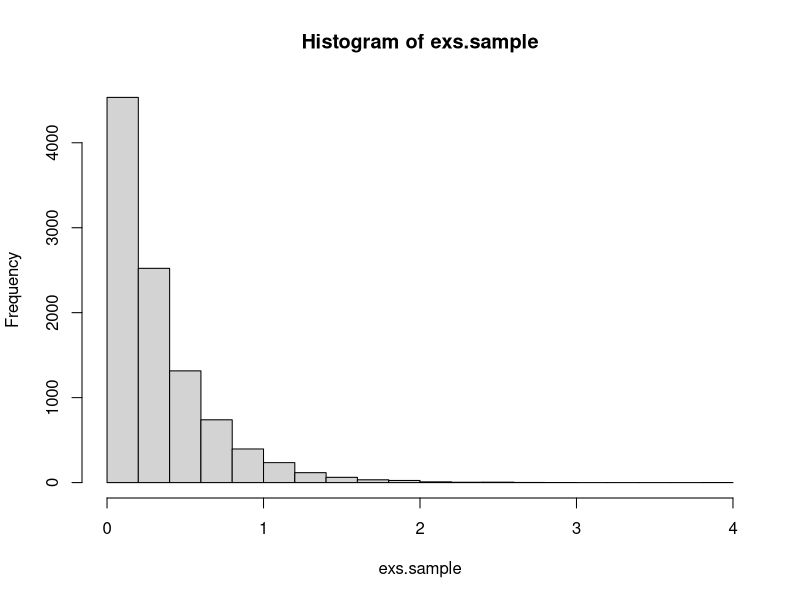
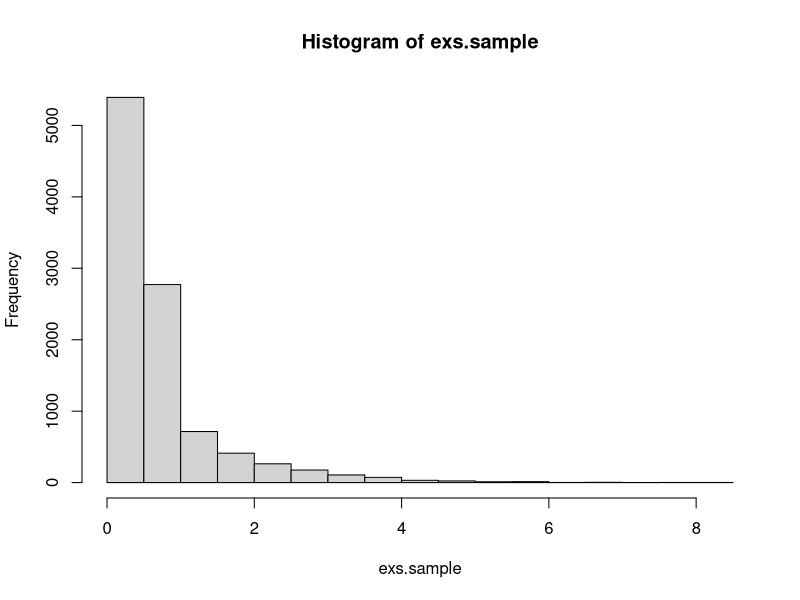
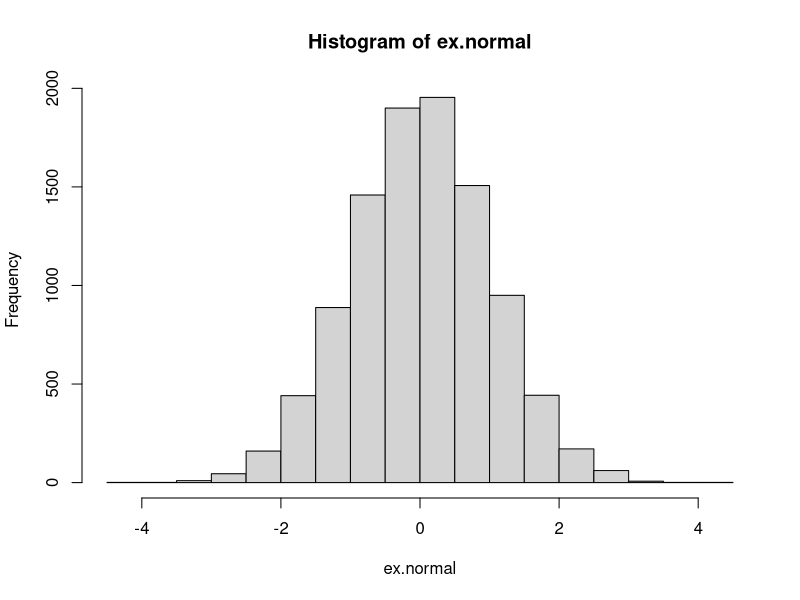
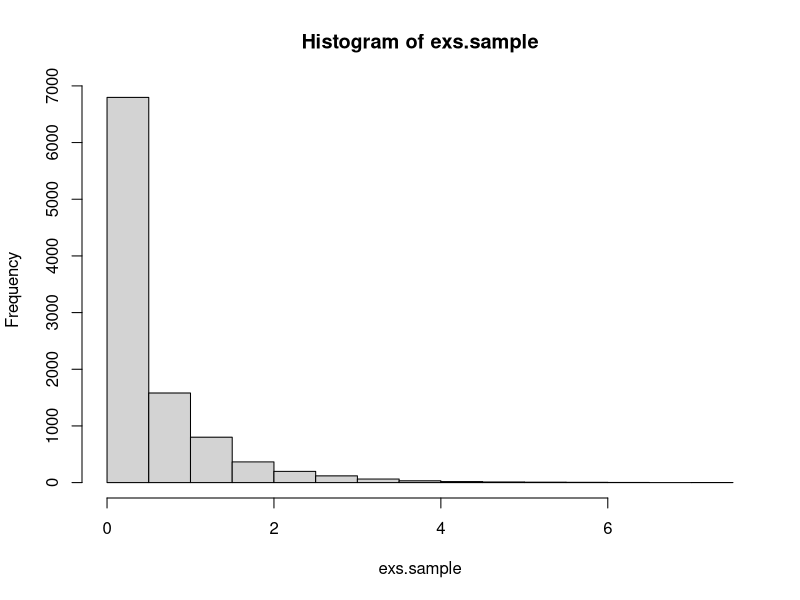
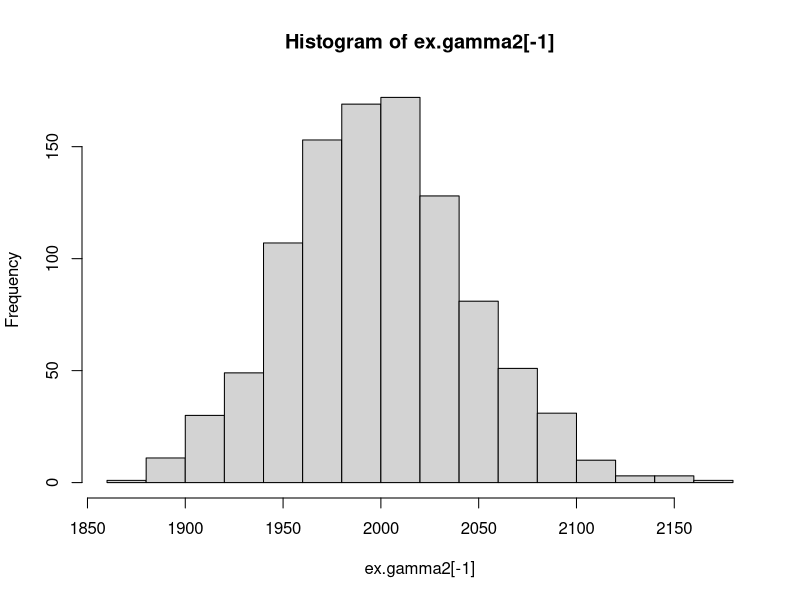
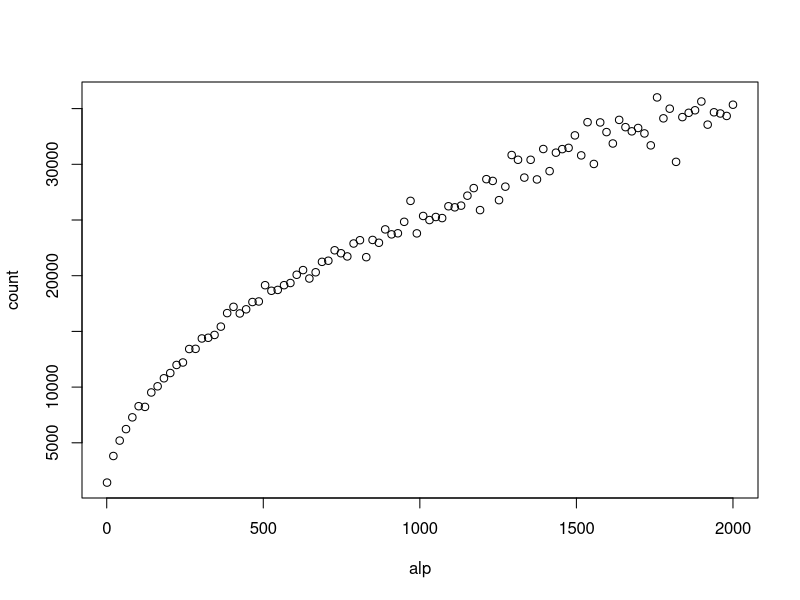
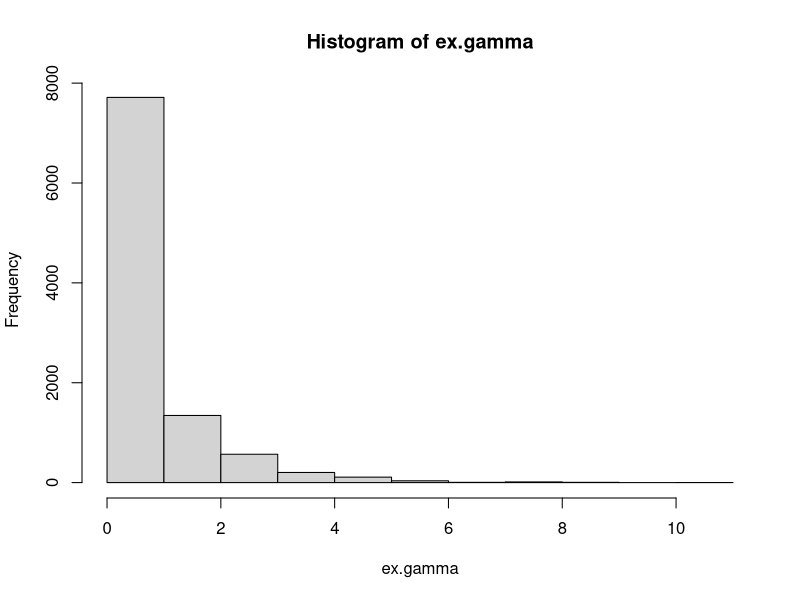
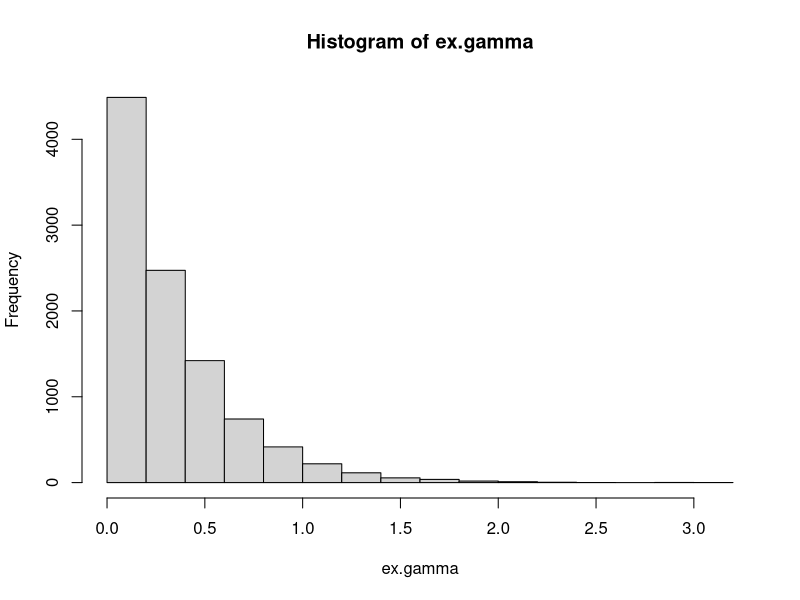

Here is the R script that generated these plots, in order:
## ---- chunk 1
knitr::opts_chunk$set(echo = TRUE)
## ---- chunk 2
#This function returns a vector of n independent samples from the exponential distribution with rate parameter lam, generated from the inverse cumulative distribution. 
random.exp <- function(n,lam){
  return(-1/lam * log(runif(n)))
}
## ---- chunk 3
#Testing function
test.function <- function(n,func,arg,amean,avar){
  exs.sample=func(n,arg)
  cat("Empirical mean:", mean(exs.sample), "Analytical mean:",amean, "\n")
  cat("Empirical variance:", var(exs.sample), "Analytical variance:",avar,"\n")
  hist(exs.sample)
}

lam <- 3
test.function(10000,random.exp,lam,1/lam,1/lam^2)

## ---- chunk 4

#Function for normalising constant in g distribution given parameter a (alpha).
c.g <- function(a){
  return (a*exp(1)/(a+exp(1)))
}

#This function returns a vector of n independent samples from the g distribution with parameter a (=alpha), generated from the inverse cumulative distribution. 
random.g <- function(n,a){
  c <- c.g(a) #Normalising constant
  u <- runif(n)
  x <- rep(0,n)
  for (i in 1:n){
    if (u[i]<c/a){
      x[i] <- (a*u[i]/c)^(1/a)
    }
    else{
      x[i] <- (-log(1/a + exp(-1) - u[i]/c))
    }
  }
  return(x)
}

## ---- chunk 5

#Testing funtion
a <- .6
c <- c.g(a)
g.mean <- c/(a+1)+2*c*exp(-1) #analytical mean
g.var <- c*(1/(a+2)+ 5*exp(-1)) - g.mean^2 #analytical variance
test.function(10000,random.g,a,g.mean,g.var)
## ---- chunk 6
#This function returns a vector of n independent samples from the standard normal distribution, generated by the Box-Müller algorithm
random.norm <- function(n){
  x1 <- runif(n)*2*pi
  x2 <- random.exp(n,.5)
  return(sqrt(x2)*cos(x1))
}

#Testing function
ex.normal=random.norm(10000)
cat("Empirical mean:", mean(ex.normal), "Analytical mean:",0.0, "\n")
cat("Empirical variance:", var(ex.normal), "Analytical variance:",1.0,"\n")
hist(ex.normal)
## ---- chunk 7
#This function returns a sample from the d-variate normal distribution with mean mu and covariance S, transformed from standard normal samples. 
random.multinorm <- function(d,mu,S){
  x <- random.norm(d)
  A <- t(chol(S)) #transpose to get lower triangular cholesky matrix
  return(mu + A%*%x)
}

#Testing function
d = 3
N = 10000
sigma <- cbind(c(3,1,0), c(1,3,1), c(0,1,3)) #if d=3
# sigma <- cbind(c(2,1),c(1,2))                  #if d=2
mu <- seq(1,d)
multinormal.sample <- matrix(NA,N,d)
for (i in 1:N){
  multinormal.sample[i,] <- random.multinorm(d, mu, sigma)
}
mu
colMeans(multinormal.sample)
sigma
var(multinormal.sample)
## ---- chunk 8
#Acceptance probability
accept_prob <- function(x,a){ 
  if (x<1)
      return (exp(-x))
    else 
      return (x^(a-1))
}
## ---- chunk 9
#This function returns a vector of n independent samples from the gamma distribution with 0<a<1, beta=1, generated by the Rejection sampling
random.gamma1 <- function(n,a){ 
  x=rep(0,n)
  for (i in 1:n){
    finish = 0
    while(finish==0){  
      # Sample from the proposal distribution, g(x) (x>=0)
      sample.x = random.g(1,a)
      # Compute the acceptance probability alpha
      alpha=accept_prob(sample.x,a)
      # Generate a helping variable U from a uniform(0,1)
      u = runif(1, 0, 1)
      # Check if we accept it
      if(u <= alpha){
        x[i]=sample.x
        finish=1
      }
    }
  }
  return (x)
}

#Testing function
alpha=0.5
test.function(10000,random.gamma1,alpha,alpha,alpha)
## ---- chunk 10
logf <- function(u,alpha){ #log of f* with u=log(x)
  return (u*(alpha-1)-exp(u))
}

sample <- function(ab){ #This function sample from the distribution of log(x), using the invers of the cumulative distribution. 
  u=log(runif(1,0,1))
  return (ab+u)
}
## ---- chunk 11
#This function returns a vector of n independent samples from the gamma distribution with a>1, beta=1, generated by the ratio of uniforms method on log-scale. 
random.gamma2 <- function(n,alpha){
  count=0 #count how many tries the algorithm needs to generate n realisations
  x=rep(0,n)
  a=(alpha-1)/2*(log(alpha-1)-1)
  b=(alpha+1)/2*(log(alpha+1)-1)
  for (i in 1:n){
    inside=FALSE
    while (inside==FALSE){
      u1=sample(a) 
      u2=sample(b)
      u=u2-u1
      test=0.5*logf(u,alpha)
      inside=test>=u1 
      count=count+1
    }
    x[i] = u
  }
  vec=c(count,exp(x)) #count + n realisations
}

#Testing function 
alpha=2000
ex.gamma2=random.gamma2(1000,alpha)
cat("Empirical mean:",mean(ex.gamma2[-1]), "Analytical mean:",alpha, "\n")
cat("Empirical variance:", var(ex.gamma2[-1]), "Analytical variance:",alpha,"\n")
hist(ex.gamma2[-1])
## ---- chunk 12
#Generate a plot with values of alpha on the x-axis and the number of tries used on the y-axis. 
plot.count <- function(nsample, n){
  count=rep(0,n)
  alp=seq(1.01,2000,length.out=n)
  for (i in 1:n){
    alpha=alp[i]
    c=random.gamma2(nsample,alpha)[1]
    count[i]=c
  }
  plot(alp,count)
}
plot.count(1000,100)
## ---- chunk 13
##This function returns a vector of n independent samples from the gamma distribution with parameters alpha and beta. 
random.gamma <- function(n, alpha, beta){
  if (alpha==1){
    x=random.exp(n,alpha) #sample from exponential distribution
  }
  else if (alpha<1){
    x=random.gamma1(n,alpha) 
  }
  else {
    x=random.gamma2(n,alpha)[-1] #ignoring the first element, which is the number of tries. 
  }
  return (x/beta) #Transform from x-Ga(alpha,1) to x/beta-Ga(alpha,beta)
}

#Testing function 
test.gamma <- function(n,alpha, beta){
  ex.gamma=random.gamma(n,alpha,beta)
  amean=alpha/beta #analytical mean
  avar=alpha/beta^2 #analytical variance
  cat("Empirical mean:", mean(ex.gamma), "Analytical mean:",amean, "\n")
  cat("Empirical variance:", var(ex.gamma), "Analytical variance:",avar,"\n")
  hist(ex.gamma)
}

test.gamma(10000,alpha=0.5,beta=0.7)
test.gamma(10000,alpha=1,beta=3) 
test.gamma(10000,alpha=4,beta=10)
## ---- chunk 14
##This function generates one realisation from Dirichlet distribution with parameter vector alpha.
random.dirichlet <- function(alpha){
  K <- length(alpha)
  z <- rep(0,K)
  for (i in 1:K)
    z[i] <- random.gamma(1,alpha[i],1) #n,shape,rate
  v <- sum(z)
  return (z/v)
}

N_dir <- 1000
alpha <- c(.1, .5, .1, .3, .8)
K <- length(alpha)
dirichlet.sample <- matrix(1,N_dir,K)
for (i in 1:N_dir){
  dirichlet.sample[i,] <- random.dirichlet(alpha)
}
## ---- chunk 15
alphasum <- sum(alpha)
#Empirical mean
colMeans(dirichlet.sample)
#Analytical mean
alpha1 <- alpha/alphasum
alpha1
#Empirical variance
diag(var(dirichlet.sample))
#Analytical variance
alpha1*(1-alpha1)/(1+alphasum)
## ---- chunk 16
f <- function(theta){
  return ((2+theta)^125*(1-theta)^(18+20)*theta^34)
}

res = optimise(f, interval = c(0,1),maximum=TRUE) 
  
logf <- function(theta){
  return (log((2+theta)^125*(1-theta)^(18+20)*theta^34))
}

cf <- function(theta){
  return ((2+theta)^125*(1-theta)^(18+20)*theta^34) / f(15/394+sqrt(53809)/394)
}

theta_new_f <- function(theta){
  return (theta*new_f(theta))
}

new_f <- function(theta){
  return (((2+theta)^125*(1-theta)^(18+20)*theta^34)/as.numeric(integrate(f,0,1)[1]))
}
## ---- chunk 17
#This algorithm simulate from f(theta|y) using a uniform density as the proposal density, rejection sampling.
random.multinomial <- function(n){
  x.out <- rep(NA,n)
  rejections <- 0
  for (i in 1:n){
    finished <- FALSE
    c <- res$objective #f(15/394+sqrt(53809)/394)
    while(!finished){
      x <- runif(1) #sample from the proposal distribution, U(0,1)
      alpha <- f(x) / c #compute the acceptance probability alpha
      u <- runif(1) #generate a helping variable U from a uniform(0,1)
      if (u <= alpha){
        finished <- TRUE
      }
      else{
        rejections = rejections + 1
      }
    }
    x.out[i] <- x
  }
  cat(rejections,"rejections out of",(n+rejections),"trials.(",(rejections)/(n+rejections)*100, "% )")
  return (x.out)
}

test <- random.multinomial(10000)
mean(test)
var(test)
hist(test, prob=TRUE)
xlin <- seq(0,1,.01)
lines(new_f(xlin))
curve(new_f,0,1)


newc <- integrate(f, 0, 1)
integrate(theta_new_f,0,1)


importance_sampling <- function(n){ 
  x <- random.multinomial(n)
  mu <- sum(x*(1-x)^4)/sum((1-x)^4) 
  return(mu)
}

test2 <- importance_sampling(10000)
test2
